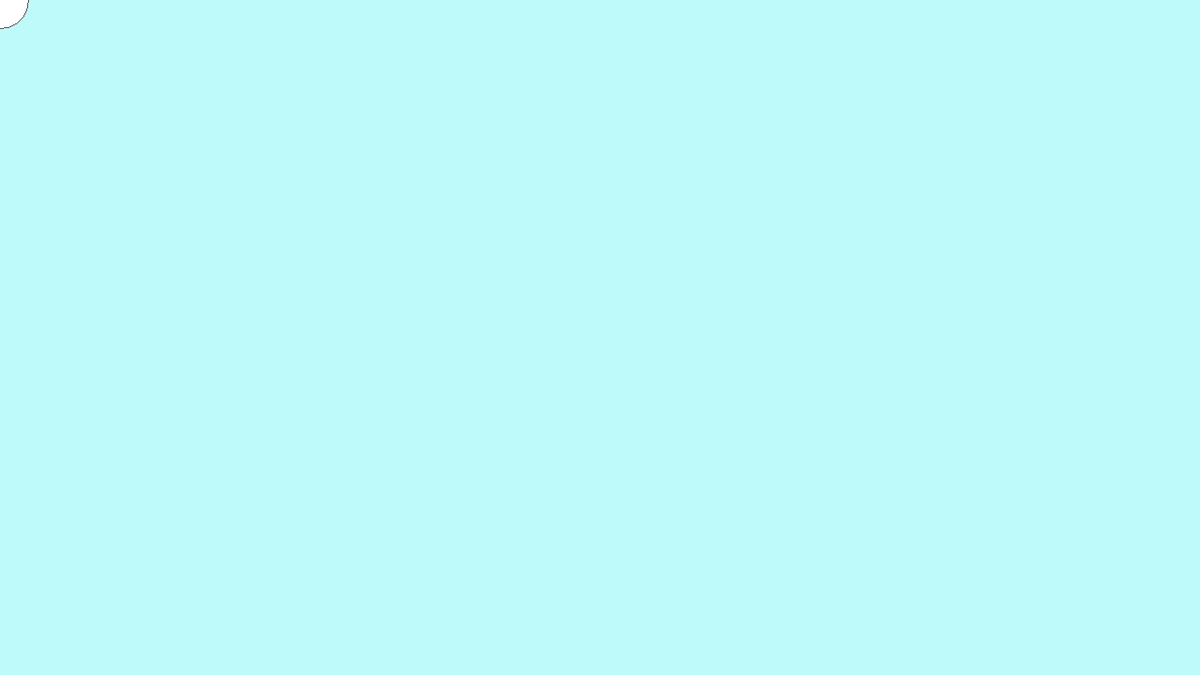
Frame 1 (no input)
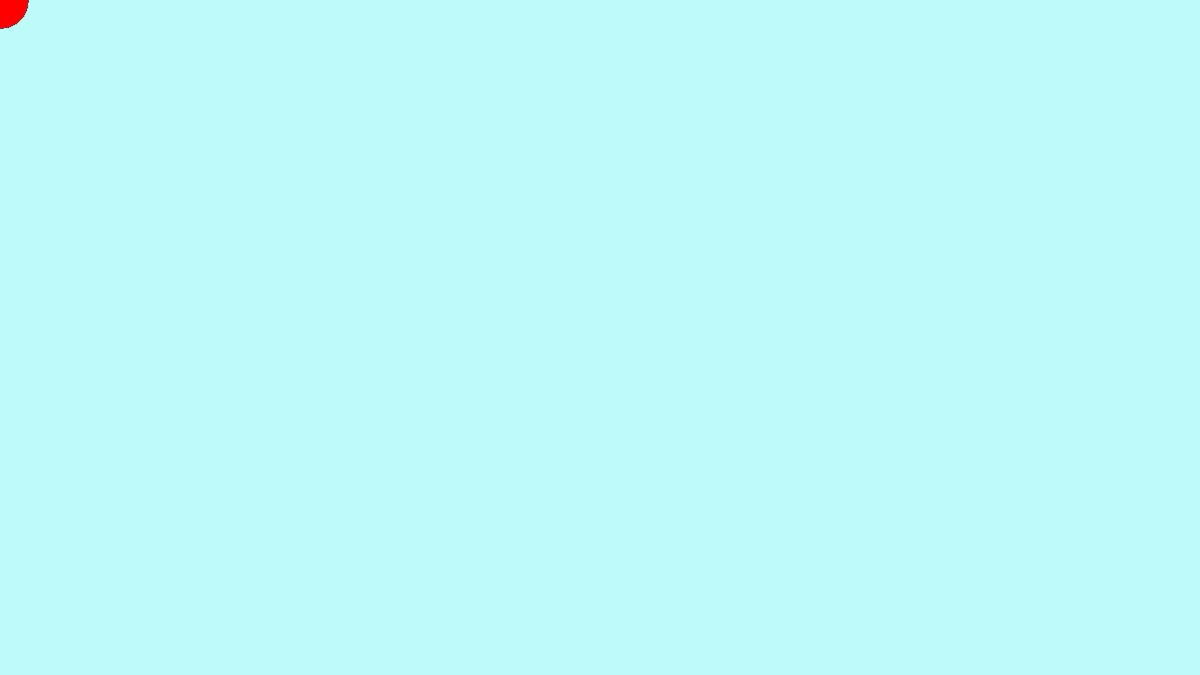
Frame 60 (the mouse pressed at the canvas centre just before this capture)
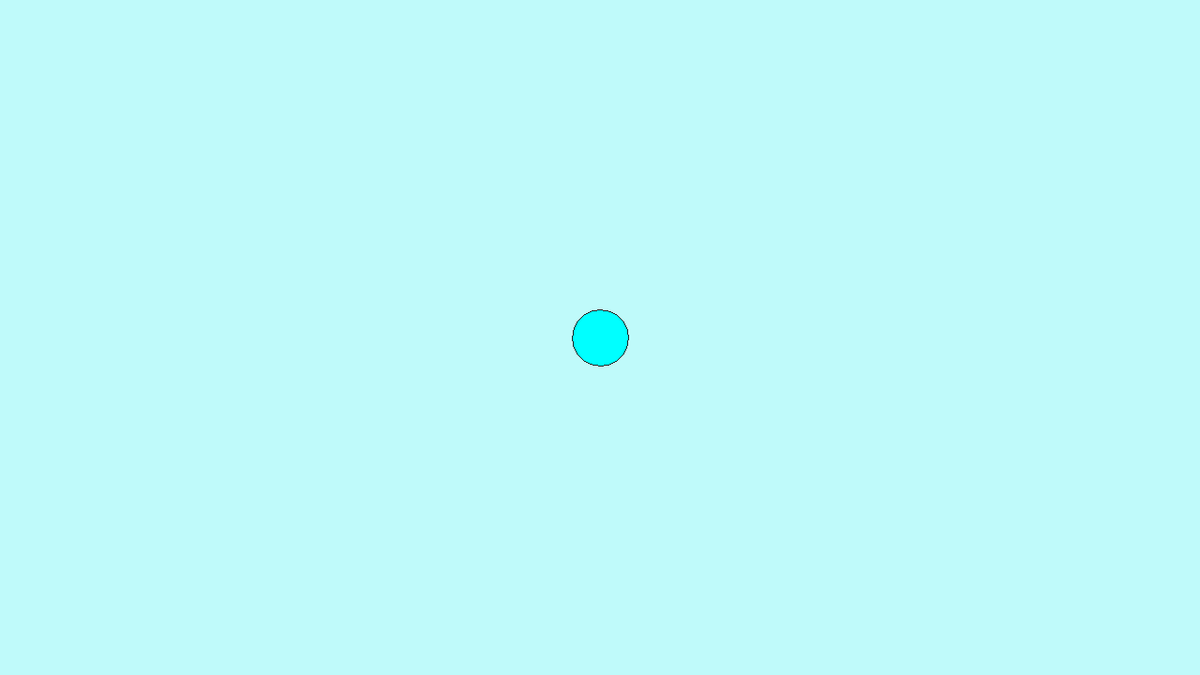
Frame 120 (the mouse held since frame 60 and released just before this capture)

The Processing sketch that drew these frames (run headless with seeded random() and noise(); from frame 60 on, the mouse is pressed at the canvas centre):

// Processing sketch: processing_92185
// ── processing_92185.pde

void setup () {
  size(1280, 720);
  colorMode(HSB, height, height, height, height);
  noSmooth();
  background(#BFFAFA);
}
 
void draw () {
  if (mousePressed) {
    background(#BFFAFA);
    stroke(100);
  }
  else {
    stroke (255);
  }
  ellipse(mouseX, mouseY, 60, 60);
  fill(mouseY, height, height);
}
